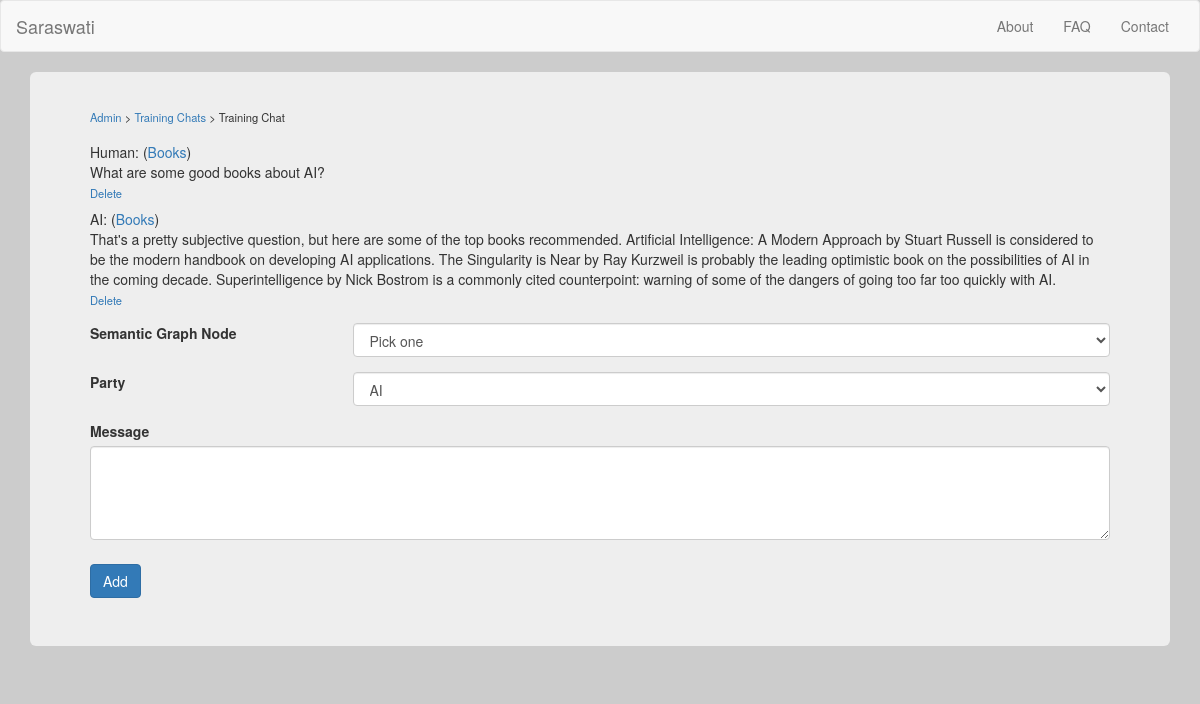
The page /training_chat?id=5 on the database its author committed.
### db.py (models this page shows, shortened)
class semantic_graph_node(db.Model):
	id = db.Column('node_id', db.Integer, primary_key = True)
	title = db.Column(db.String(255))

class training_chat(db.Model):
	id = db.Column('message_id', db.Integer, primary_key = True)
	chat_id = db.Column(db.Integer)
	party = db.Column(db.SmallInteger)
	text = db.Column(db.Text)
	node_id = db.Column(db.Integer)

### modules/admin.py (the view)
@admin.route('/training_chat')
def render_training_chat():
	if "id" in request.args:
		chatID = request.args["id"]
		results = training_chat.query.filter_by(chat_id=chatID)
		if not results:
			return render_template("error.html", error_message = "Database error")
		else:
			if "del" in request.args:
				training_chat.query.filter_by(id=request.args["del"]).delete()
				db.session.commit()
			training_chats = []
			for result in results:
				graphNode = semantic_graph_node.query.filter_by(id=result.node_id).first()
				if not graphNode:
					return render_template("error.html", error_message="Database error: missing node")
				newItem = type('tmp', (object,), {})
				newItem.party = result.party
				newItem.text = result.text
				newItem.node_id = result.node_id
				newItem.node_name = graphNode.title
				newItem.id = result.id
				training_chats.append(newItem)
	else:
		training_chats = []
		chatID = 0
	return render_template("training_chat.html", node_select_list = node_select_list(), chats = training_chats, chat_id = chatID)

### helpers.py (called while the page is built)
def node_select_list():
	returnString = "<select name=\"node_list\" id=\"node_list_select\" class=\"form-control\">"
	results = semantic_graph_node.query.order_by(semantic_graph_node.title.asc())
	if not results:
		returnString += "<option value=\"\">No results found</option>"
	else:
		returnString += "<option value=\"\">Pick one</option>"
		for node in results:
			returnString += "<option value=\"" + str(node.id) + "\">" + node.title + "</option>"
	returnString += "</select>"
	return returnString

### templates/training_chat.html (shortened to what this page needs)
{% extends "base.html" %}
{% block content %}
  <div class="container">
    <div class="jumbotron">
		<div class="navigation_header">
			<a href="admin">Admin</a> &gt; <a href="training_chats">Training Chats</a> &gt; Training Chat
		</div>
		{% for chat in chats %}
			{% if chat.party == 0 %}
				AI:
			{% else %}
				Human:
			{% endif %}
			(<a href="node?id={{ chat.node_id }}">{{ chat.node_name }}</a>)<br />
			{{ chat.text }}<br />
			<a href="training_chat?id={{ chat_id }}&del={{ chat.id }}" style="font-size: 0.8em;" onclick="return confirm('Are you sure?')">Delete</a>
			<div style="height: 0.5em;"></div>
		{% endfor %}
		<form action="" method="post" onsubmit="return check_add_training_chat()"><div style="margin-top: 0.5em;">
			<div class="form-group row">
				<label for="node_list_select" class="col-xs-3 col-form-label">Semantic Graph Node</label>
				<div class="col-xs-9">{{ node_select_list|safe }}</div>
			</div>
			<div class="form-group row">
				<label for="party" class="col-xs-3 col-form-label">Party</label>
				<div class="col-xs-9">
					<select name="party" id="party" class="form-control"><option value="0">AI</option><option value="1">Human</option></select>
				</div>
			</div>
			<div class="form-group">
				<label for="message">Message</label>
				<textarea class="form-control" name="message" id="message" rows="4"></textarea>
			</div>
			<div style="height: 0.7em;"></div>
			<input class="btn btn-primary" type="submit" value="Add" />
		</div></form>
	</div>
  </div>
{% endblock %}

### static/styles.css (style rules this page uses)
body { background-color: #CCC; }
.navigation_header { margin-top: -1em; font-size: 0.8em; margin-bottom: 1.5em; }

### rows shown on the page
semantic_graph_node: node_name "Books" "Books"
training_chat: text "What are some good books about AI?"
training_chat: text "That's a pretty subjective question, but here are some of the top books recommended. Artificial Intelligence: A Modern Approach by Stuart Russell is considered to be the modern handbook on developing AI applications. The Singularity is Near by Ray Kurzweil is probably the leading optimistic book on the possibilities of AI in the coming decade. Superintelligence by Nick Bostrom is a commonly cited counterpoint: warning of some of the dangers of going too far too quickly with AI."
